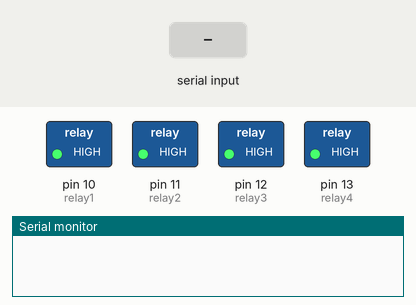
A sketch run on a simulated Arduino Uno, built with avr-gcc and run on an emulated ATmega328P. On the bench: switched loads named in the sketch (green lamp = pin HIGH), the last lines printed to the serial monitor. The inputs (shaded band) are chosen by the test bench.

Above: at 1.2 s.
1.3 s: "A" received over Serial
At 1.7 s:
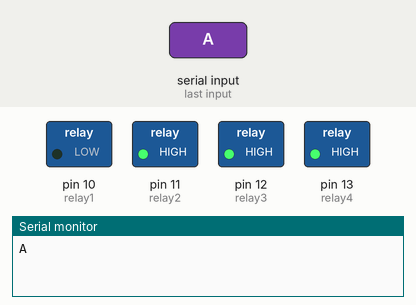
2.8 s: "B" received over Serial
At 4.0 s:
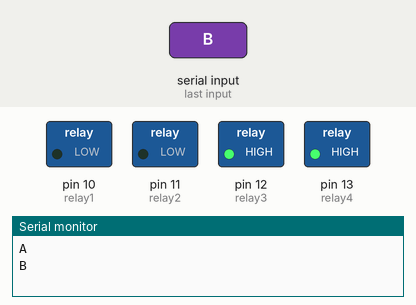
4.3 s: "1" received over Serial
At 5.2 s:
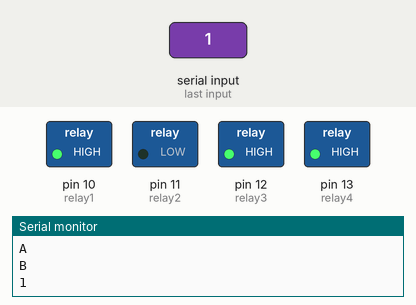
5.8 s: "C" received over Serial
At 6.3 s:
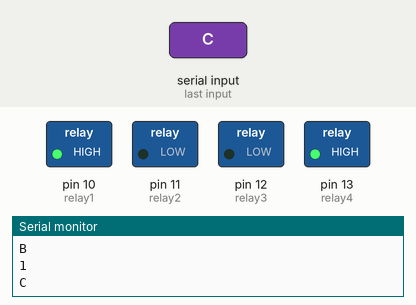
7.3 s: "D" received over Serial
At 8.5 s:
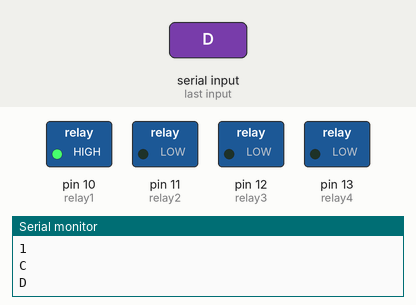
8.8 s: "I" received over Serial
At 9.8 s:
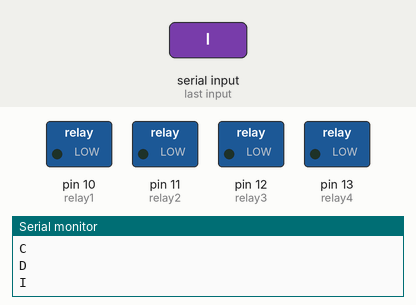
Timing chart, 0 to 11.3 s (numbered marks = the images above; inputs shaded):
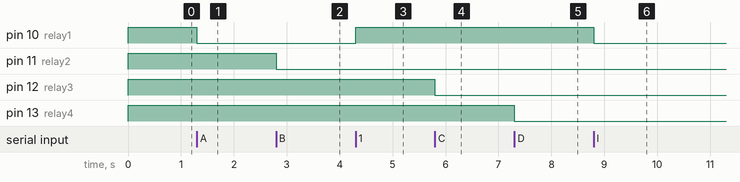

The sketch:

Home_Automation.ino
```cpp
/*
 * AMAN TECHNICAL
Relay IN1 connected to Pin 10 Arduino
Relay IN2 connected to Pin 11 Arduino
Relay IN3 connected to Pin 12 Arduino
Relay IN4 connected to Pin 13 Arduino
*/
int relay1=10;
int relay2=11;
int relay3=12;
int relay4=13;
char val;
void setup() {
pinMode(relay1,OUTPUT);
pinMode(relay2,OUTPUT);
pinMode(relay3,OUTPUT);
pinMode(relay4,OUTPUT);
digitalWrite(relay1,HIGH);
digitalWrite(relay2,HIGH);
digitalWrite(relay3,HIGH);
digitalWrite(relay4,HIGH);
Serial.begin(9600);
}
void loop() {

while (Serial.available() > 0){
val = Serial.read();
Serial.println(val);
}
//Relay is on
if( val == '1' ) {
digitalWrite(relay1,HIGH); }
else if( val == '2' ) {
digitalWrite(relay2,HIGH); }
else if( val == '3' ) {
digitalWrite(relay3,HIGH); }
else if( val == '4' ) {
digitalWrite(relay4,HIGH); }
//relay all on
else if( val == '9' ) {
digitalWrite(relay1,HIGH);
digitalWrite(relay2,HIGH);
digitalWrite(relay3,HIGH);
digitalWrite(relay4,HIGH);
}
//relay is off
else if( val == 'A' ) {
digitalWrite(relay1,LOW); }
else if( val == 'B' ) {
digitalWrite(relay2,LOW); }
else if( val == 'C' ) {
digitalWrite(relay3,LOW); }
else if( val == 'D' ) {
digitalWrite(relay4,LOW); }
//relay all off
else if( val == 'I' ) {
digitalWrite(relay1,LOW);
digitalWrite(relay2,LOW);
digitalWrite(relay3,LOW);
digitalWrite(relay4,LOW);
}

}
```

Measured:
- after the input at 1.3 s, pin 10 (relay1): HIGH → LOW at once
- after the input at 2.8 s, pin 11 (relay2): HIGH → LOW at once
- after the input at 4.3 s, pin 10 (relay1): LOW → HIGH at once
- after the input at 5.8 s, pin 12 (relay3): HIGH → LOW at once
- after the input at 7.3 s, pin 13 (relay4): HIGH → LOW at once
- after the input at 8.8 s, pin 10 (relay1): HIGH → LOW at once
